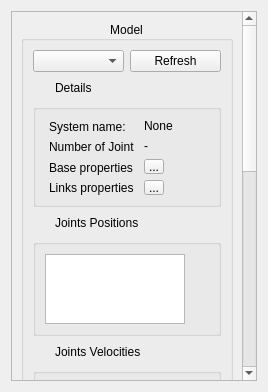
<?xml version="1.0" encoding="UTF-8"?>
<ui version="4.0">
 <class>MultibodySystemInfoWidget</class>
 <widget class="QWidget" name="MultibodySystemInfoWidget">
  <property name="geometry">
   <rect>
    <x>0</x>
    <y>0</y>
    <width>268</width>
    <height>392</height>
   </rect>
  </property>
  <property name="windowTitle">
   <string>Form</string>
  </property>
  <layout class="QHBoxLayout" name="horizontalLayout_14">
   <item>
    <widget class="QScrollArea" name="scrollArea">
     <property name="widgetResizable">
      <bool>true</bool>
     </property>
     <widget class="QWidget" name="scrollAreaWidgetContents">
      <property name="geometry">
       <rect>
        <x>0</x>
        <y>0</y>
        <width>231</width>
        <height>891</height>
       </rect>
      </property>
      <property name="sizePolicy">
       <sizepolicy hsizetype="Preferred" vsizetype="Expanding">
        <horstretch>0</horstretch>
        <verstretch>0</verstretch>
       </sizepolicy>
      </property>
      <layout class="QVBoxLayout" name="verticalLayout_13">
       <item>
        <widget class="QGroupBox" name="groupBox">
         <property name="title">
          <string>Model</string>
         </property>
         <property name="alignment">
          <set>Qt::AlignCenter</set>
         </property>
         <layout class="QVBoxLayout" name="verticalLayout_4">
          <item>
           <layout class="QHBoxLayout" name="horizontalLayout_9">
            <item>
             <widget class="QComboBox" name="comboBox"/>
            </item>
            <item>
             <widget class="QPushButton" name="pushButton">
              <property name="text">
               <string>Refresh</string>
              </property>
             </widget>
            </item>
           </layout>
          </item>
          <item>
           <layout class="QVBoxLayout" name="verticalLayout_3">
            <item>
             <layout class="QHBoxLayout" name="horizontalLayout_4">
              <item>
               <widget class="QPushButton" name="pushButton_showDetails">
                <property name="sizePolicy">
                 <sizepolicy hsizetype="Maximum" vsizetype="Maximum">
                  <horstretch>0</horstretch>
                  <verstretch>0</verstretch>
                 </sizepolicy>
                </property>
                <property name="minimumSize">
                 <size>
                  <width>16</width>
                  <height>16</height>
                 </size>
                </property>
                <property name="maximumSize">
                 <size>
                  <width>16</width>
                  <height>16</height>
                 </size>
                </property>
                <property name="text">
                 <string/>
                </property>
                <property name="icon">
                 <iconset theme="5" resource="main_res.qrc">
                  <normaloff>:/Res/Images/arrow.png</normaloff>:/Res/Images/arrow.png</iconset>
                </property>
                <property name="flat">
                 <bool>true</bool>
                </property>
               </widget>
              </item>
              <item>
               <widget class="QLabel" name="label_3">
                <property name="text">
                 <string>Details</string>
                </property>
               </widget>
              </item>
              <item>
               <spacer name="horizontalSpacer">
                <property name="orientation">
                 <enum>Qt::Horizontal</enum>
                </property>
                <property name="sizeHint" stdset="0">
                 <size>
                  <width>40</width>
                  <height>20</height>
                 </size>
                </property>
               </spacer>
              </item>
             </layout>
            </item>
            <item>
             <widget class="QGroupBox" name="groupBox_2">
              <property name="title">
               <string/>
              </property>
              <layout class="QVBoxLayout" name="verticalLayout_6">
               <item>
                <layout class="QHBoxLayout" name="horizontalLayout">
                 <item>
                  <layout class="QVBoxLayout" name="verticalLayout_2">
                   <item>
                    <widget class="QLabel" name="_LabelMBSName">
                     <property name="sizePolicy">
                      <sizepolicy hsizetype="Maximum" vsizetype="Preferred">
                       <horstretch>0</horstretch>
                       <verstretch>0</verstretch>
                      </sizepolicy>
                     </property>
                     <property name="minimumSize">
                      <size>
                       <width>85</width>
                       <height>0</height>
                      </size>
                     </property>
                     <property name="maximumSize">
                      <size>
                       <width>85</width>
                       <height>16777215</height>
                      </size>
                     </property>
                     <property name="text">
                      <string>System name:</string>
                     </property>
                    </widget>
                   </item>
                   <item>
                    <widget class="QLabel" name="_LabelNumberofJoints">
                     <property name="sizePolicy">
                      <sizepolicy hsizetype="Maximum" vsizetype="Preferred">
                       <horstretch>0</horstretch>
                       <verstretch>0</verstretch>
                      </sizepolicy>
                     </property>
                     <property name="minimumSize">
                      <size>
                       <width>85</width>
                       <height>0</height>
                      </size>
                     </property>
                     <property name="maximumSize">
                      <size>
                       <width>85</width>
                       <height>16777215</height>
                      </size>
                     </property>
                     <property name="text">
                      <string>Number of Joints:</string>
                     </property>
                    </widget>
                   </item>
                   <item>
                    <widget class="QLabel" name="_LabelBaseProperties">
                     <property name="sizePolicy">
                      <sizepolicy hsizetype="Maximum" vsizetype="Preferred">
                       <horstretch>0</horstretch>
                       <verstretch>0</verstretch>
                      </sizepolicy>
                     </property>
                     <property name="minimumSize">
                      <size>
                       <width>85</width>
                       <height>0</height>
                      </size>
                     </property>
                     <property name="maximumSize">
                      <size>
                       <width>85</width>
                       <height>16777215</height>
                      </size>
                     </property>
                     <property name="text">
                      <string>Base properties</string>
                     </property>
                    </widget>
                   </item>
                   <item>
                    <widget class="QLabel" name="_LabelLinksProperties">
                     <property name="sizePolicy">
                      <sizepolicy hsizetype="Maximum" vsizetype="Preferred">
                       <horstretch>0</horstretch>
                       <verstretch>0</verstretch>
                      </sizepolicy>
                     </property>
                     <property name="minimumSize">
                      <size>
                       <width>85</width>
                       <height>0</height>
                      </size>
                     </property>
                     <property name="maximumSize">
                      <size>
                       <width>85</width>
                       <height>16777215</height>
                      </size>
                     </property>
                     <property name="text">
                      <string>Links properties</string>
                     </property>
                    </widget>
                   </item>
                  </layout>
                 </item>
                 <item>
                  <layout class="QVBoxLayout" name="verticalLayout">
                   <item>
                    <widget class="QLabel" name="MBSName">
                     <property name="sizePolicy">
                      <sizepolicy hsizetype="Maximum" vsizetype="Preferred">
                       <horstretch>0</horstretch>
                       <verstretch>0</verstretch>
                      </sizepolicy>
                     </property>
                     <property name="minimumSize">
                      <size>
                       <width>60</width>
                       <height>0</height>
                      </size>
                     </property>
                     <property name="maximumSize">
                      <size>
                       <width>60</width>
                       <height>16777215</height>
                      </size>
                     </property>
                     <property name="text">
                      <string>None</string>
                     </property>
                    </widget>
                   </item>
                   <item>
                    <widget class="QLabel" name="NumberOfJoints">
                     <property name="text">
                      <string>-</string>
                     </property>
                    </widget>
                   </item>
                   <item>
                    <widget class="QToolButton" name="toolButton_BaseProperties">
                     <property name="sizePolicy">
                      <sizepolicy hsizetype="Maximum" vsizetype="Maximum">
                       <horstretch>0</horstretch>
                       <verstretch>0</verstretch>
                      </sizepolicy>
                     </property>
                     <property name="minimumSize">
                      <size>
                       <width>20</width>
                       <height>15</height>
                      </size>
                     </property>
                     <property name="maximumSize">
                      <size>
                       <width>10</width>
                       <height>15</height>
                      </size>
                     </property>
                     <property name="text">
                      <string>...</string>
                     </property>
                    </widget>
                   </item>
                   <item>
                    <widget class="QToolButton" name="toolButton_LinksProperties">
                     <property name="sizePolicy">
                      <sizepolicy hsizetype="Maximum" vsizetype="Maximum">
                       <horstretch>0</horstretch>
                       <verstretch>0</verstretch>
                      </sizepolicy>
                     </property>
                     <property name="minimumSize">
                      <size>
                       <width>20</width>
                       <height>15</height>
                      </size>
                     </property>
                     <property name="maximumSize">
                      <size>
                       <width>20</width>
                       <height>20</height>
                      </size>
                     </property>
                     <property name="text">
                      <string>...</string>
                     </property>
                    </widget>
                   </item>
                  </layout>
                 </item>
                </layout>
               </item>
              </layout>
             </widget>
            </item>
           </layout>
          </item>
          <item>
           <layout class="QVBoxLayout" name="verticalLayout_9">
            <item>
             <layout class="QHBoxLayout" name="horizontalLayout_6">
              <item>
               <widget class="QPushButton" name="pushButton_showJointPositions">
                <property name="sizePolicy">
                 <sizepolicy hsizetype="Maximum" vsizetype="Maximum">
                  <horstretch>0</horstretch>
                  <verstretch>0</verstretch>
                 </sizepolicy>
                </property>
                <property name="minimumSize">
                 <size>
                  <width>16</width>
                  <height>16</height>
                 </size>
                </property>
                <property name="maximumSize">
                 <size>
                  <width>16</width>
                  <height>16</height>
                 </size>
                </property>
                <property name="text">
                 <string/>
                </property>
                <property name="icon">
                 <iconset theme="5" resource="main_res.qrc">
                  <normaloff>:/Res/Images/arrow.png</normaloff>:/Res/Images/arrow.png</iconset>
                </property>
                <property name="flat">
                 <bool>true</bool>
                </property>
               </widget>
              </item>
              <item>
               <widget class="QLabel" name="label_jointPositions">
                <property name="text">
                 <string>Joints Positions</string>
                </property>
               </widget>
              </item>
              <item>
               <spacer name="horizontalSpacer_3">
                <property name="orientation">
                 <enum>Qt::Horizontal</enum>
                </property>
                <property name="sizeHint" stdset="0">
                 <size>
                  <width>40</width>
                  <height>20</height>
                 </size>
                </property>
               </spacer>
              </item>
             </layout>
            </item>
            <item>
             <widget class="QGroupBox" name="groupBox_JointsPositions">
              <property name="title">
               <string/>
              </property>
              <layout class="QVBoxLayout" name="verticalLayout_10">
               <item>
                <layout class="QHBoxLayout" name="horizontalLayout_3"/>
               </item>
               <item>
                <widget class="QTableWidget" name="tableJointPositions">
                 <property name="sizePolicy">
                  <sizepolicy hsizetype="Maximum" vsizetype="Maximum">
                   <horstretch>0</horstretch>
                   <verstretch>0</verstretch>
                  </sizepolicy>
                 </property>
                 <property name="minimumSize">
                  <size>
                   <width>140</width>
                   <height>0</height>
                  </size>
                 </property>
                 <property name="maximumSize">
                  <size>
                   <width>140</width>
                   <height>16777215</height>
                  </size>
                 </property>
                </widget>
               </item>
              </layout>
             </widget>
            </item>
           </layout>
          </item>
          <item>
           <layout class="QVBoxLayout" name="verticalLayout_11">
            <item>
             <layout class="QHBoxLayout" name="horizontalLayout_7">
              <item>
               <widget class="QPushButton" name="pushButton_showJointVelocities">
                <property name="sizePolicy">
                 <sizepolicy hsizetype="Maximum" vsizetype="Maximum">
                  <horstretch>0</horstretch>
                  <verstretch>0</verstretch>
                 </sizepolicy>
                </property>
                <property name="minimumSize">
                 <size>
                  <width>16</width>
                  <height>16</height>
                 </size>
                </property>
                <property name="maximumSize">
                 <size>
                  <width>16</width>
                  <height>16</height>
                 </size>
                </property>
                <property name="text">
                 <string/>
                </property>
                <property name="icon">
                 <iconset theme="5" resource="main_res.qrc">
                  <normaloff>:/Res/Images/arrow.png</normaloff>:/Res/Images/arrow.png</iconset>
                </property>
                <property name="flat">
                 <bool>true</bool>
                </property>
               </widget>
              </item>
              <item>
               <widget class="QLabel" name="label_jointVelocities">
                <property name="text">
                 <string>Joints Velocities</string>
                </property>
               </widget>
              </item>
              <item>
               <spacer name="horizontalSpacer_4">
                <property name="orientation">
                 <enum>Qt::Horizontal</enum>
                </property>
                <property name="sizeHint" stdset="0">
                 <size>
                  <width>40</width>
                  <height>20</height>
                 </size>
                </property>
               </spacer>
              </item>
             </layout>
            </item>
            <item>
             <widget class="QGroupBox" name="groupBox_JointsVelocities">
              <property name="title">
               <string/>
              </property>
              <layout class="QVBoxLayout" name="verticalLayout_12">
               <item>
                <layout class="QHBoxLayout" name="horizontalLayout_8"/>
               </item>
               <item>
                <widget class="QTableWidget" name="tableJointVelocities">
                 <property name="sizePolicy">
                  <sizepolicy hsizetype="Maximum" vsizetype="Expanding">
                   <horstretch>0</horstretch>
                   <verstretch>0</verstretch>
                  </sizepolicy>
                 </property>
                 <property name="minimumSize">
                  <size>
                   <width>120</width>
                   <height>0</height>
                  </size>
                 </property>
                 <property name="maximumSize">
                  <size>
                   <width>120</width>
                   <height>16777215</height>
                  </size>
                 </property>
                </widget>
               </item>
              </layout>
             </widget>
            </item>
           </layout>
          </item>
          <item>
           <layout class="QVBoxLayout" name="verticalLayout_7">
            <item>
             <layout class="QHBoxLayout" name="horizontalLayout_5">
              <item>
               <widget class="QPushButton" name="pushButton_showJointAccelerations">
                <property name="sizePolicy">
                 <sizepolicy hsizetype="Maximum" vsizetype="Maximum">
                  <horstretch>0</horstretch>
                  <verstretch>0</verstretch>
                 </sizepolicy>
                </property>
                <property name="minimumSize">
                 <size>
                  <width>16</width>
                  <height>16</height>
                 </size>
                </property>
                <property name="maximumSize">
                 <size>
                  <width>16</width>
                  <height>16</height>
                 </size>
                </property>
                <property name="text">
                 <string/>
                </property>
                <property name="icon">
                 <iconset theme="5" resource="main_res.qrc">
                  <normaloff>:/Res/Images/arrow.png</normaloff>:/Res/Images/arrow.png</iconset>
                </property>
                <property name="flat">
                 <bool>true</bool>
                </property>
               </widget>
              </item>
              <item>
               <widget class="QLabel" name="label_jointAccelerations">
                <property name="text">
                 <string>Joints Accelerations</string>
                </property>
               </widget>
              </item>
              <item>
               <spacer name="horizontalSpacer_2">
                <property name="orientation">
                 <enum>Qt::Horizontal</enum>
                </property>
                <property name="sizeHint" stdset="0">
                 <size>
                  <width>40</width>
                  <height>20</height>
                 </size>
                </property>
               </spacer>
              </item>
             </layout>
            </item>
            <item>
             <widget class="QGroupBox" name="groupBox_JointAccelerations">
              <property name="title">
               <string/>
              </property>
              <layout class="QVBoxLayout" name="verticalLayout_8">
               <item>
                <layout class="QHBoxLayout" name="horizontalLayout_2"/>
               </item>
               <item>
                <widget class="QTableWidget" name="tableJointAcceleration">
                 <property name="sizePolicy">
                  <sizepolicy hsizetype="Maximum" vsizetype="Expanding">
                   <horstretch>0</horstretch>
                   <verstretch>0</verstretch>
                  </sizepolicy>
                 </property>
                 <property name="minimumSize">
                  <size>
                   <width>120</width>
                   <height>0</height>
                  </size>
                 </property>
                 <property name="maximumSize">
                  <size>
                   <width>120</width>
                   <height>16777215</height>
                  </size>
                 </property>
                </widget>
               </item>
              </layout>
             </widget>
            </item>
           </layout>
          </item>
          <item>
           <layout class="QVBoxLayout" name="verticalLayout_17">
            <item>
             <layout class="QHBoxLayout" name="horizontalLayout_10">
              <item>
               <widget class="QPushButton" name="pushButton_showKineticEnergy">
                <property name="sizePolicy">
                 <sizepolicy hsizetype="Maximum" vsizetype="Maximum">
                  <horstretch>0</horstretch>
                  <verstretch>0</verstretch>
                 </sizepolicy>
                </property>
                <property name="minimumSize">
                 <size>
                  <width>16</width>
                  <height>16</height>
                 </size>
                </property>
                <property name="maximumSize">
                 <size>
                  <width>16</width>
                  <height>16</height>
                 </size>
                </property>
                <property name="text">
                 <string/>
                </property>
                <property name="icon">
                 <iconset theme="5" resource="main_res.qrc">
                  <normaloff>:/Res/Images/arrow.png</normaloff>:/Res/Images/arrow.png</iconset>
                </property>
                <property name="flat">
                 <bool>true</bool>
                </property>
               </widget>
              </item>
              <item>
               <widget class="QLabel" name="label_KineticEnergy">
                <property name="text">
                 <string>Kinetic Energy</string>
                </property>
               </widget>
              </item>
              <item>
               <spacer name="horizontalSpacer_5">
                <property name="orientation">
                 <enum>Qt::Horizontal</enum>
                </property>
                <property name="sizeHint" stdset="0">
                 <size>
                  <width>40</width>
                  <height>20</height>
                 </size>
                </property>
               </spacer>
              </item>
             </layout>
            </item>
            <item>
             <widget class="QGroupBox" name="groupBox_KineticEnergy">
              <property name="title">
               <string/>
              </property>
              <layout class="QVBoxLayout" name="verticalLayout_18">
               <item>
                <layout class="QHBoxLayout" name="horizontalLayout_12"/>
               </item>
               <item>
                <widget class="QTableWidget" name="table_KineticEnergy">
                 <property name="sizePolicy">
                  <sizepolicy hsizetype="Maximum" vsizetype="Expanding">
                   <horstretch>0</horstretch>
                   <verstretch>0</verstretch>
                  </sizepolicy>
                 </property>
                 <property name="minimumSize">
                  <size>
                   <width>120</width>
                   <height>0</height>
                  </size>
                 </property>
                 <property name="maximumSize">
                  <size>
                   <width>120</width>
                   <height>16777215</height>
                  </size>
                 </property>
                </widget>
               </item>
              </layout>
             </widget>
            </item>
           </layout>
          </item>
          <item>
           <layout class="QVBoxLayout" name="verticalLayout_19">
            <item>
             <layout class="QHBoxLayout" name="horizontalLayout_11">
              <item>
               <widget class="QPushButton" name="pushButton_showPotentialEnergy">
                <property name="sizePolicy">
                 <sizepolicy hsizetype="Maximum" vsizetype="Maximum">
                  <horstretch>0</horstretch>
                  <verstretch>0</verstretch>
                 </sizepolicy>
                </property>
                <property name="minimumSize">
                 <size>
                  <width>16</width>
                  <height>16</height>
                 </size>
                </property>
                <property name="maximumSize">
                 <size>
                  <width>16</width>
                  <height>16</height>
                 </size>
                </property>
                <property name="text">
                 <string/>
                </property>
                <property name="icon">
                 <iconset theme="5" resource="main_res.qrc">
                  <normaloff>:/Res/Images/arrow.png</normaloff>:/Res/Images/arrow.png</iconset>
                </property>
                <property name="flat">
                 <bool>true</bool>
                </property>
               </widget>
              </item>
              <item>
               <widget class="QLabel" name="label_PotentialEnergy">
                <property name="text">
                 <string>Kinetic Energy</string>
                </property>
               </widget>
              </item>
              <item>
               <spacer name="horizontalSpacer_6">
                <property name="orientation">
                 <enum>Qt::Horizontal</enum>
                </property>
                <property name="sizeHint" stdset="0">
                 <size>
                  <width>40</width>
                  <height>20</height>
                 </size>
                </property>
               </spacer>
              </item>
             </layout>
            </item>
            <item>
             <widget class="QGroupBox" name="groupBox_PotentialEnergy">
              <property name="title">
               <string/>
              </property>
              <layout class="QVBoxLayout" name="verticalLayout_20">
               <item>
                <layout class="QHBoxLayout" name="horizontalLayout_13"/>
               </item>
               <item>
                <widget class="QTableWidget" name="table_PotentialEnergy">
                 <property name="sizePolicy">
                  <sizepolicy hsizetype="Maximum" vsizetype="Expanding">
                   <horstretch>0</horstretch>
                   <verstretch>0</verstretch>
                  </sizepolicy>
                 </property>
                 <property name="minimumSize">
                  <size>
                   <width>120</width>
                   <height>0</height>
                  </size>
                 </property>
                 <property name="maximumSize">
                  <size>
                   <width>120</width>
                   <height>16777215</height>
                  </size>
                 </property>
                </widget>
               </item>
              </layout>
             </widget>
            </item>
           </layout>
          </item>
          <item>
           <spacer name="verticalSpacer">
            <property name="orientation">
             <enum>Qt::Vertical</enum>
            </property>
            <property name="sizeHint" stdset="0">
             <size>
              <width>20</width>
              <height>40</height>
             </size>
            </property>
           </spacer>
          </item>
         </layout>
        </widget>
       </item>
      </layout>
     </widget>
    </widget>
   </item>
  </layout>
 </widget>
 <resources>
  <include location="main_res.qrc"/>
 </resources>
 <connections/>
</ui>
